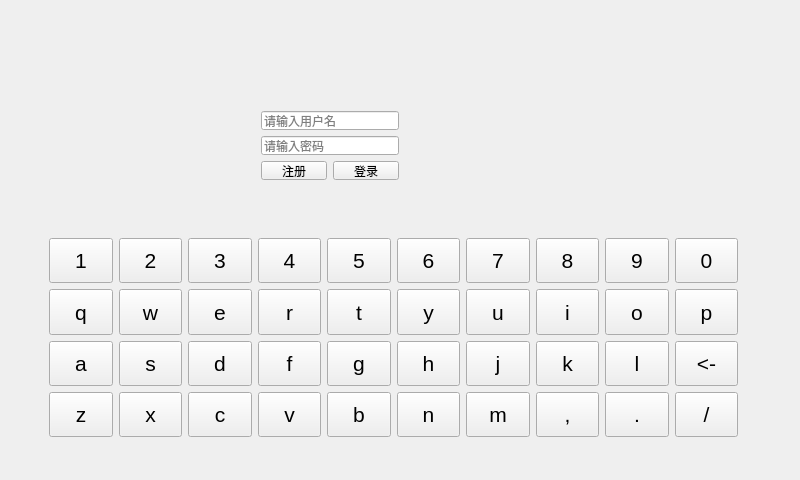
<?xml version="1.0" encoding="UTF-8"?>
<ui version="4.0">
 <class>SoftButtonWin</class>
 <widget class="QMainWindow" name="SoftButtonWin">
  <property name="geometry">
   <rect>
    <x>0</x>
    <y>0</y>
    <width>800</width>
    <height>480</height>
   </rect>
  </property>
  <property name="minimumSize">
   <size>
    <width>800</width>
    <height>480</height>
   </size>
  </property>
  <property name="maximumSize">
   <size>
    <width>800</width>
    <height>480</height>
   </size>
  </property>
  <property name="focusPolicy">
   <enum>Qt::NoFocus</enum>
  </property>
  <property name="windowTitle">
   <string>SoftButtonWin</string>
  </property>
  <widget class="QWidget" name="centralWidget">
   <property name="focusPolicy">
    <enum>Qt::NoFocus</enum>
   </property>
   <widget class="QWidget" name="myWidget" native="true">
    <property name="geometry">
     <rect>
      <x>0</x>
      <y>210</y>
      <width>791</width>
      <height>251</height>
     </rect>
    </property>
    <widget class="QWidget" name="layoutWidget">
     <property name="geometry">
      <rect>
       <x>38</x>
       <y>17</y>
       <width>711</width>
       <height>221</height>
      </rect>
     </property>
     <layout class="QGridLayout" name="gridLayout">
      <item row="0" column="0">
       <widget class="SoftKey" name="toolButton_154">
        <property name="sizePolicy">
         <sizepolicy hsizetype="Expanding" vsizetype="Expanding">
          <horstretch>0</horstretch>
          <verstretch>0</verstretch>
         </sizepolicy>
        </property>
        <property name="font">
         <font>
          <pointsize>16</pointsize>
         </font>
        </property>
        <property name="focusPolicy">
         <enum>Qt::NoFocus</enum>
        </property>
        <property name="text">
         <string>1</string>
        </property>
       </widget>
      </item>
      <item row="0" column="1">
       <widget class="SoftKey" name="toolButton_134">
        <property name="sizePolicy">
         <sizepolicy hsizetype="Expanding" vsizetype="Expanding">
          <horstretch>0</horstretch>
          <verstretch>0</verstretch>
         </sizepolicy>
        </property>
        <property name="font">
         <font>
          <pointsize>16</pointsize>
         </font>
        </property>
        <property name="focusPolicy">
         <enum>Qt::NoFocus</enum>
        </property>
        <property name="text">
         <string>2</string>
        </property>
       </widget>
      </item>
      <item row="0" column="2">
       <widget class="SoftKey" name="toolButton_156">
        <property name="sizePolicy">
         <sizepolicy hsizetype="Expanding" vsizetype="Expanding">
          <horstretch>0</horstretch>
          <verstretch>0</verstretch>
         </sizepolicy>
        </property>
        <property name="font">
         <font>
          <pointsize>16</pointsize>
         </font>
        </property>
        <property name="focusPolicy">
         <enum>Qt::NoFocus</enum>
        </property>
        <property name="text">
         <string>3</string>
        </property>
       </widget>
      </item>
      <item row="0" column="3">
       <widget class="SoftKey" name="toolButton_144">
        <property name="sizePolicy">
         <sizepolicy hsizetype="Expanding" vsizetype="Expanding">
          <horstretch>0</horstretch>
          <verstretch>0</verstretch>
         </sizepolicy>
        </property>
        <property name="font">
         <font>
          <pointsize>16</pointsize>
         </font>
        </property>
        <property name="focusPolicy">
         <enum>Qt::NoFocus</enum>
        </property>
        <property name="text">
         <string>4</string>
        </property>
       </widget>
      </item>
      <item row="0" column="4">
       <widget class="SoftKey" name="toolButton_129">
        <property name="sizePolicy">
         <sizepolicy hsizetype="Expanding" vsizetype="Expanding">
          <horstretch>0</horstretch>
          <verstretch>0</verstretch>
         </sizepolicy>
        </property>
        <property name="font">
         <font>
          <pointsize>16</pointsize>
         </font>
        </property>
        <property name="focusPolicy">
         <enum>Qt::NoFocus</enum>
        </property>
        <property name="text">
         <string>5</string>
        </property>
       </widget>
      </item>
      <item row="0" column="5">
       <widget class="SoftKey" name="toolButton_152">
        <property name="sizePolicy">
         <sizepolicy hsizetype="Expanding" vsizetype="Expanding">
          <horstretch>0</horstretch>
          <verstretch>0</verstretch>
         </sizepolicy>
        </property>
        <property name="font">
         <font>
          <pointsize>16</pointsize>
         </font>
        </property>
        <property name="focusPolicy">
         <enum>Qt::NoFocus</enum>
        </property>
        <property name="text">
         <string>6</string>
        </property>
       </widget>
      </item>
      <item row="0" column="6">
       <widget class="SoftKey" name="toolButton_124">
        <property name="sizePolicy">
         <sizepolicy hsizetype="Expanding" vsizetype="Expanding">
          <horstretch>0</horstretch>
          <verstretch>0</verstretch>
         </sizepolicy>
        </property>
        <property name="font">
         <font>
          <pointsize>16</pointsize>
         </font>
        </property>
        <property name="focusPolicy">
         <enum>Qt::NoFocus</enum>
        </property>
        <property name="text">
         <string>7</string>
        </property>
       </widget>
      </item>
      <item row="0" column="7">
       <widget class="SoftKey" name="toolButton_128">
        <property name="sizePolicy">
         <sizepolicy hsizetype="Expanding" vsizetype="Expanding">
          <horstretch>0</horstretch>
          <verstretch>0</verstretch>
         </sizepolicy>
        </property>
        <property name="font">
         <font>
          <pointsize>16</pointsize>
         </font>
        </property>
        <property name="focusPolicy">
         <enum>Qt::NoFocus</enum>
        </property>
        <property name="text">
         <string>8</string>
        </property>
       </widget>
      </item>
      <item row="0" column="8">
       <widget class="SoftKey" name="toolButton_158">
        <property name="sizePolicy">
         <sizepolicy hsizetype="Expanding" vsizetype="Expanding">
          <horstretch>0</horstretch>
          <verstretch>0</verstretch>
         </sizepolicy>
        </property>
        <property name="font">
         <font>
          <pointsize>16</pointsize>
         </font>
        </property>
        <property name="focusPolicy">
         <enum>Qt::NoFocus</enum>
        </property>
        <property name="text">
         <string>9</string>
        </property>
       </widget>
      </item>
      <item row="0" column="9">
       <widget class="SoftKey" name="toolButton_157">
        <property name="sizePolicy">
         <sizepolicy hsizetype="Expanding" vsizetype="Expanding">
          <horstretch>0</horstretch>
          <verstretch>0</verstretch>
         </sizepolicy>
        </property>
        <property name="font">
         <font>
          <pointsize>16</pointsize>
         </font>
        </property>
        <property name="focusPolicy">
         <enum>Qt::NoFocus</enum>
        </property>
        <property name="text">
         <string>0</string>
        </property>
       </widget>
      </item>
      <item row="1" column="0">
       <widget class="SoftKey" name="toolButton_140">
        <property name="sizePolicy">
         <sizepolicy hsizetype="Expanding" vsizetype="Expanding">
          <horstretch>0</horstretch>
          <verstretch>0</verstretch>
         </sizepolicy>
        </property>
        <property name="font">
         <font>
          <pointsize>16</pointsize>
         </font>
        </property>
        <property name="focusPolicy">
         <enum>Qt::NoFocus</enum>
        </property>
        <property name="text">
         <string>q</string>
        </property>
       </widget>
      </item>
      <item row="1" column="1">
       <widget class="SoftKey" name="toolButton_136">
        <property name="sizePolicy">
         <sizepolicy hsizetype="Expanding" vsizetype="Expanding">
          <horstretch>0</horstretch>
          <verstretch>0</verstretch>
         </sizepolicy>
        </property>
        <property name="font">
         <font>
          <pointsize>16</pointsize>
         </font>
        </property>
        <property name="focusPolicy">
         <enum>Qt::NoFocus</enum>
        </property>
        <property name="text">
         <string>w</string>
        </property>
       </widget>
      </item>
      <item row="1" column="2">
       <widget class="SoftKey" name="toolButton_132">
        <property name="sizePolicy">
         <sizepolicy hsizetype="Expanding" vsizetype="Expanding">
          <horstretch>0</horstretch>
          <verstretch>0</verstretch>
         </sizepolicy>
        </property>
        <property name="font">
         <font>
          <pointsize>16</pointsize>
         </font>
        </property>
        <property name="focusPolicy">
         <enum>Qt::NoFocus</enum>
        </property>
        <property name="text">
         <string>e</string>
        </property>
       </widget>
      </item>
      <item row="1" column="3">
       <widget class="SoftKey" name="toolButton_127">
        <property name="sizePolicy">
         <sizepolicy hsizetype="Expanding" vsizetype="Expanding">
          <horstretch>0</horstretch>
          <verstretch>0</verstretch>
         </sizepolicy>
        </property>
        <property name="font">
         <font>
          <pointsize>16</pointsize>
         </font>
        </property>
        <property name="focusPolicy">
         <enum>Qt::NoFocus</enum>
        </property>
        <property name="text">
         <string>r</string>
        </property>
       </widget>
      </item>
      <item row="1" column="4">
       <widget class="SoftKey" name="toolButton_139">
        <property name="sizePolicy">
         <sizepolicy hsizetype="Expanding" vsizetype="Expanding">
          <horstretch>0</horstretch>
          <verstretch>0</verstretch>
         </sizepolicy>
        </property>
        <property name="font">
         <font>
          <pointsize>16</pointsize>
         </font>
        </property>
        <property name="focusPolicy">
         <enum>Qt::NoFocus</enum>
        </property>
        <property name="text">
         <string>t</string>
        </property>
       </widget>
      </item>
      <item row="1" column="5">
       <widget class="SoftKey" name="toolButton_138">
        <property name="sizePolicy">
         <sizepolicy hsizetype="Expanding" vsizetype="Expanding">
          <horstretch>0</horstretch>
          <verstretch>0</verstretch>
         </sizepolicy>
        </property>
        <property name="font">
         <font>
          <pointsize>16</pointsize>
         </font>
        </property>
        <property name="focusPolicy">
         <enum>Qt::NoFocus</enum>
        </property>
        <property name="text">
         <string>y</string>
        </property>
       </widget>
      </item>
      <item row="1" column="6">
       <widget class="SoftKey" name="toolButton_141">
        <property name="sizePolicy">
         <sizepolicy hsizetype="Expanding" vsizetype="Expanding">
          <horstretch>0</horstretch>
          <verstretch>0</verstretch>
         </sizepolicy>
        </property>
        <property name="font">
         <font>
          <pointsize>16</pointsize>
         </font>
        </property>
        <property name="focusPolicy">
         <enum>Qt::NoFocus</enum>
        </property>
        <property name="text">
         <string>u</string>
        </property>
       </widget>
      </item>
      <item row="1" column="7">
       <widget class="SoftKey" name="toolButton_153">
        <property name="sizePolicy">
         <sizepolicy hsizetype="Expanding" vsizetype="Expanding">
          <horstretch>0</horstretch>
          <verstretch>0</verstretch>
         </sizepolicy>
        </property>
        <property name="font">
         <font>
          <pointsize>16</pointsize>
         </font>
        </property>
        <property name="focusPolicy">
         <enum>Qt::NoFocus</enum>
        </property>
        <property name="text">
         <string>i</string>
        </property>
       </widget>
      </item>
      <item row="1" column="8">
       <widget class="SoftKey" name="toolButton_125">
        <property name="sizePolicy">
         <sizepolicy hsizetype="Expanding" vsizetype="Expanding">
          <horstretch>0</horstretch>
          <verstretch>0</verstretch>
         </sizepolicy>
        </property>
        <property name="font">
         <font>
          <pointsize>16</pointsize>
         </font>
        </property>
        <property name="focusPolicy">
         <enum>Qt::NoFocus</enum>
        </property>
        <property name="text">
         <string>o</string>
        </property>
       </widget>
      </item>
      <item row="1" column="9">
       <widget class="SoftKey" name="toolButton_147">
        <property name="sizePolicy">
         <sizepolicy hsizetype="Expanding" vsizetype="Expanding">
          <horstretch>0</horstretch>
          <verstretch>0</verstretch>
         </sizepolicy>
        </property>
        <property name="font">
         <font>
          <pointsize>16</pointsize>
         </font>
        </property>
        <property name="focusPolicy">
         <enum>Qt::NoFocus</enum>
        </property>
        <property name="text">
         <string>p</string>
        </property>
       </widget>
      </item>
      <item row="2" column="0">
       <widget class="SoftKey" name="toolButton_131">
        <property name="sizePolicy">
         <sizepolicy hsizetype="Expanding" vsizetype="Expanding">
          <horstretch>0</horstretch>
          <verstretch>0</verstretch>
         </sizepolicy>
        </property>
        <property name="font">
         <font>
          <pointsize>16</pointsize>
         </font>
        </property>
        <property name="focusPolicy">
         <enum>Qt::NoFocus</enum>
        </property>
        <property name="text">
         <string>a</string>
        </property>
       </widget>
      </item>
      <item row="2" column="1">
       <widget class="SoftKey" name="toolButton_121">
        <property name="sizePolicy">
         <sizepolicy hsizetype="Expanding" vsizetype="Expanding">
          <horstretch>0</horstretch>
          <verstretch>0</verstretch>
         </sizepolicy>
        </property>
        <property name="font">
         <font>
          <pointsize>16</pointsize>
         </font>
        </property>
        <property name="focusPolicy">
         <enum>Qt::NoFocus</enum>
        </property>
        <property name="text">
         <string>s</string>
        </property>
       </widget>
      </item>
      <item row="2" column="2">
       <widget class="SoftKey" name="toolButton_126">
        <property name="sizePolicy">
         <sizepolicy hsizetype="Expanding" vsizetype="Expanding">
          <horstretch>0</horstretch>
          <verstretch>0</verstretch>
         </sizepolicy>
        </property>
        <property name="font">
         <font>
          <pointsize>16</pointsize>
         </font>
        </property>
        <property name="focusPolicy">
         <enum>Qt::NoFocus</enum>
        </property>
        <property name="text">
         <string>d</string>
        </property>
       </widget>
      </item>
      <item row="2" column="3">
       <widget class="SoftKey" name="toolButton_159">
        <property name="sizePolicy">
         <sizepolicy hsizetype="Expanding" vsizetype="Expanding">
          <horstretch>0</horstretch>
          <verstretch>0</verstretch>
         </sizepolicy>
        </property>
        <property name="font">
         <font>
          <pointsize>16</pointsize>
         </font>
        </property>
        <property name="focusPolicy">
         <enum>Qt::NoFocus</enum>
        </property>
        <property name="text">
         <string>f</string>
        </property>
       </widget>
      </item>
      <item row="2" column="4">
       <widget class="SoftKey" name="toolButton_148">
        <property name="sizePolicy">
         <sizepolicy hsizetype="Expanding" vsizetype="Expanding">
          <horstretch>0</horstretch>
          <verstretch>0</verstretch>
         </sizepolicy>
        </property>
        <property name="font">
         <font>
          <pointsize>16</pointsize>
         </font>
        </property>
        <property name="focusPolicy">
         <enum>Qt::NoFocus</enum>
        </property>
        <property name="text">
         <string>g</string>
        </property>
       </widget>
      </item>
      <item row="2" column="5">
       <widget class="SoftKey" name="toolButton_123">
        <property name="sizePolicy">
         <sizepolicy hsizetype="Expanding" vsizetype="Expanding">
          <horstretch>0</horstretch>
          <verstretch>0</verstretch>
         </sizepolicy>
        </property>
        <property name="font">
         <font>
          <pointsize>16</pointsize>
         </font>
        </property>
        <property name="focusPolicy">
         <enum>Qt::NoFocus</enum>
        </property>
        <property name="text">
         <string>h</string>
        </property>
       </widget>
      </item>
      <item row="2" column="6">
       <widget class="SoftKey" name="toolButton_130">
        <property name="sizePolicy">
         <sizepolicy hsizetype="Expanding" vsizetype="Expanding">
          <horstretch>0</horstretch>
          <verstretch>0</verstretch>
         </sizepolicy>
        </property>
        <property name="font">
         <font>
          <pointsize>16</pointsize>
         </font>
        </property>
        <property name="focusPolicy">
         <enum>Qt::NoFocus</enum>
        </property>
        <property name="text">
         <string>j</string>
        </property>
       </widget>
      </item>
      <item row="2" column="7">
       <widget class="SoftKey" name="toolButton_149">
        <property name="sizePolicy">
         <sizepolicy hsizetype="Expanding" vsizetype="Expanding">
          <horstretch>0</horstretch>
          <verstretch>0</verstretch>
         </sizepolicy>
        </property>
        <property name="font">
         <font>
          <pointsize>16</pointsize>
         </font>
        </property>
        <property name="focusPolicy">
         <enum>Qt::NoFocus</enum>
        </property>
        <property name="text">
         <string>k</string>
        </property>
       </widget>
      </item>
      <item row="2" column="8">
       <widget class="SoftKey" name="toolButton_151">
        <property name="sizePolicy">
         <sizepolicy hsizetype="Expanding" vsizetype="Expanding">
          <horstretch>0</horstretch>
          <verstretch>0</verstretch>
         </sizepolicy>
        </property>
        <property name="font">
         <font>
          <pointsize>16</pointsize>
         </font>
        </property>
        <property name="focusPolicy">
         <enum>Qt::NoFocus</enum>
        </property>
        <property name="text">
         <string>l</string>
        </property>
       </widget>
      </item>
      <item row="2" column="9">
       <widget class="SoftKey" name="toolButton_160">
        <property name="sizePolicy">
         <sizepolicy hsizetype="Expanding" vsizetype="Expanding">
          <horstretch>0</horstretch>
          <verstretch>0</verstretch>
         </sizepolicy>
        </property>
        <property name="font">
         <font>
          <pointsize>16</pointsize>
         </font>
        </property>
        <property name="focusPolicy">
         <enum>Qt::NoFocus</enum>
        </property>
        <property name="text">
         <string>&lt;-</string>
        </property>
       </widget>
      </item>
      <item row="3" column="0">
       <widget class="SoftKey" name="toolButton_133">
        <property name="sizePolicy">
         <sizepolicy hsizetype="Expanding" vsizetype="Expanding">
          <horstretch>0</horstretch>
          <verstretch>0</verstretch>
         </sizepolicy>
        </property>
        <property name="font">
         <font>
          <pointsize>16</pointsize>
         </font>
        </property>
        <property name="focusPolicy">
         <enum>Qt::NoFocus</enum>
        </property>
        <property name="text">
         <string>z</string>
        </property>
       </widget>
      </item>
      <item row="3" column="1">
       <widget class="SoftKey" name="toolButton_135">
        <property name="sizePolicy">
         <sizepolicy hsizetype="Expanding" vsizetype="Expanding">
          <horstretch>0</horstretch>
          <verstretch>0</verstretch>
         </sizepolicy>
        </property>
        <property name="font">
         <font>
          <pointsize>16</pointsize>
         </font>
        </property>
        <property name="focusPolicy">
         <enum>Qt::NoFocus</enum>
        </property>
        <property name="text">
         <string>x</string>
        </property>
       </widget>
      </item>
      <item row="3" column="2">
       <widget class="SoftKey" name="toolButton_137">
        <property name="sizePolicy">
         <sizepolicy hsizetype="Expanding" vsizetype="Expanding">
          <horstretch>0</horstretch>
          <verstretch>0</verstretch>
         </sizepolicy>
        </property>
        <property name="font">
         <font>
          <pointsize>16</pointsize>
         </font>
        </property>
        <property name="focusPolicy">
         <enum>Qt::NoFocus</enum>
        </property>
        <property name="text">
         <string>c</string>
        </property>
       </widget>
      </item>
      <item row="3" column="3">
       <widget class="SoftKey" name="toolButton_143">
        <property name="sizePolicy">
         <sizepolicy hsizetype="Expanding" vsizetype="Expanding">
          <horstretch>0</horstretch>
          <verstretch>0</verstretch>
         </sizepolicy>
        </property>
        <property name="font">
         <font>
          <pointsize>16</pointsize>
         </font>
        </property>
        <property name="focusPolicy">
         <enum>Qt::NoFocus</enum>
        </property>
        <property name="text">
         <string>v</string>
        </property>
       </widget>
      </item>
      <item row="3" column="4">
       <widget class="SoftKey" name="toolButton_142">
        <property name="sizePolicy">
         <sizepolicy hsizetype="Expanding" vsizetype="Expanding">
          <horstretch>0</horstretch>
          <verstretch>0</verstretch>
         </sizepolicy>
        </property>
        <property name="font">
         <font>
          <pointsize>16</pointsize>
         </font>
        </property>
        <property name="focusPolicy">
         <enum>Qt::NoFocus</enum>
        </property>
        <property name="text">
         <string>b</string>
        </property>
       </widget>
      </item>
      <item row="3" column="5">
       <widget class="SoftKey" name="toolButton_155">
        <property name="sizePolicy">
         <sizepolicy hsizetype="Expanding" vsizetype="Expanding">
          <horstretch>0</horstretch>
          <verstretch>0</verstretch>
         </sizepolicy>
        </property>
        <property name="font">
         <font>
          <pointsize>16</pointsize>
         </font>
        </property>
        <property name="focusPolicy">
         <enum>Qt::NoFocus</enum>
        </property>
        <property name="text">
         <string>n</string>
        </property>
       </widget>
      </item>
      <item row="3" column="6">
       <widget class="SoftKey" name="toolButton_150">
        <property name="sizePolicy">
         <sizepolicy hsizetype="Expanding" vsizetype="Expanding">
          <horstretch>0</horstretch>
          <verstretch>0</verstretch>
         </sizepolicy>
        </property>
        <property name="font">
         <font>
          <pointsize>16</pointsize>
         </font>
        </property>
        <property name="focusPolicy">
         <enum>Qt::NoFocus</enum>
        </property>
        <property name="text">
         <string>m</string>
        </property>
       </widget>
      </item>
      <item row="3" column="7">
       <widget class="SoftKey" name="toolButton_145">
        <property name="sizePolicy">
         <sizepolicy hsizetype="Expanding" vsizetype="Expanding">
          <horstretch>0</horstretch>
          <verstretch>0</verstretch>
         </sizepolicy>
        </property>
        <property name="font">
         <font>
          <pointsize>16</pointsize>
         </font>
        </property>
        <property name="focusPolicy">
         <enum>Qt::NoFocus</enum>
        </property>
        <property name="text">
         <string>,</string>
        </property>
       </widget>
      </item>
      <item row="3" column="8">
       <widget class="SoftKey" name="toolButton_122">
        <property name="sizePolicy">
         <sizepolicy hsizetype="Expanding" vsizetype="Expanding">
          <horstretch>0</horstretch>
          <verstretch>0</verstretch>
         </sizepolicy>
        </property>
        <property name="font">
         <font>
          <pointsize>16</pointsize>
         </font>
        </property>
        <property name="focusPolicy">
         <enum>Qt::NoFocus</enum>
        </property>
        <property name="text">
         <string>.</string>
        </property>
       </widget>
      </item>
      <item row="3" column="9">
       <widget class="SoftKey" name="toolButton_146">
        <property name="sizePolicy">
         <sizepolicy hsizetype="Expanding" vsizetype="Expanding">
          <horstretch>0</horstretch>
          <verstretch>0</verstretch>
         </sizepolicy>
        </property>
        <property name="font">
         <font>
          <pointsize>16</pointsize>
         </font>
        </property>
        <property name="focusPolicy">
         <enum>Qt::NoFocus</enum>
        </property>
        <property name="text">
         <string>/</string>
        </property>
       </widget>
      </item>
     </layout>
    </widget>
   </widget>
   <widget class="QWidget" name="layoutWidget">
    <property name="geometry">
     <rect>
      <x>250</x>
      <y>100</y>
      <width>160</width>
      <height>91</height>
     </rect>
    </property>
    <layout class="QVBoxLayout" name="verticalLayout">
     <item>
      <widget class="QLineEdit" name="userEdit_2">
       <property name="sizePolicy">
        <sizepolicy hsizetype="Expanding" vsizetype="Expanding">
         <horstretch>0</horstretch>
         <verstretch>0</verstretch>
        </sizepolicy>
       </property>
       <property name="focusPolicy">
        <enum>Qt::TabFocus</enum>
       </property>
       <property name="text">
        <string/>
       </property>
       <property name="placeholderText">
        <string>请输入用户名</string>
       </property>
      </widget>
     </item>
     <item>
      <widget class="QLineEdit" name="passwordEdit">
       <property name="sizePolicy">
        <sizepolicy hsizetype="Expanding" vsizetype="Expanding">
         <horstretch>0</horstretch>
         <verstretch>0</verstretch>
        </sizepolicy>
       </property>
       <property name="focusPolicy">
        <enum>Qt::TabFocus</enum>
       </property>
       <property name="placeholderText">
        <string>请输入密码</string>
       </property>
      </widget>
     </item>
     <item>
      <layout class="QHBoxLayout" name="horizontalLayout">
       <item>
        <widget class="QPushButton" name="pushButton_2">
         <property name="sizePolicy">
          <sizepolicy hsizetype="Minimum" vsizetype="Expanding">
           <horstretch>0</horstretch>
           <verstretch>0</verstretch>
          </sizepolicy>
         </property>
         <property name="text">
          <string>注册</string>
         </property>
        </widget>
       </item>
       <item>
        <widget class="QPushButton" name="loginBtn">
         <property name="sizePolicy">
          <sizepolicy hsizetype="Minimum" vsizetype="Expanding">
           <horstretch>0</horstretch>
           <verstretch>0</verstretch>
          </sizepolicy>
         </property>
         <property name="text">
          <string>登录</string>
         </property>
        </widget>
       </item>
      </layout>
     </item>
    </layout>
   </widget>
  </widget>
 </widget>
 <layoutdefault spacing="6" margin="11"/>
 <customwidgets>
  <customwidget>
   <class>SoftKey</class>
   <extends>QToolButton</extends>
   <header location="global">softkey.h</header>
  </customwidget>
 </customwidgets>
 <resources/>
 <connections/>
</ui>
